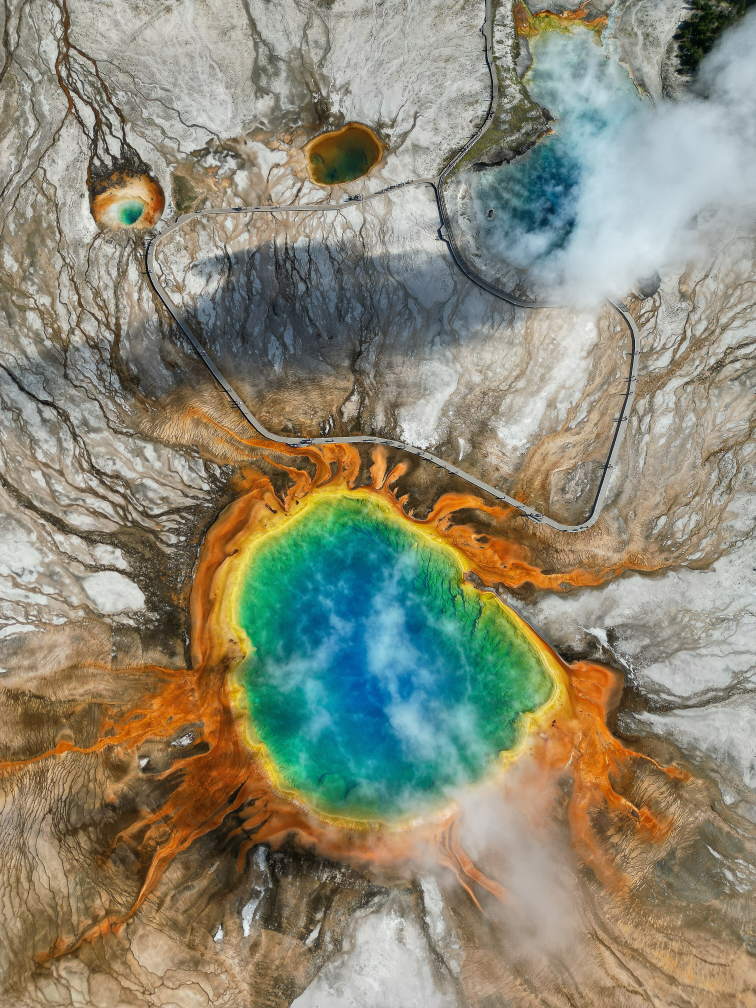
#> input picture 1.jpg, 3024 x 4032 px (shown at 1/4 size)
$ python making_border.py
#> lines starting #> are read from the running program, lines starting #| are printed output that depends on the picture
import cv2

img = cv2.imread('1.jpg')
#> img is the input picture: shape (4032, 3024, 3); mean B, G, R 117.1, 136.9, 139.8
img = cv2.resize(img,(500,500))
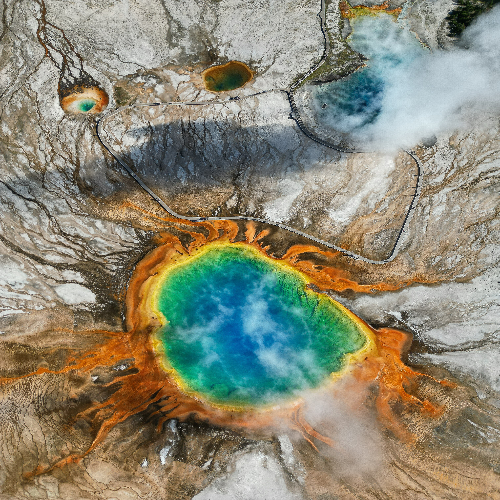
#> img: shape (500, 500, 3); mean B, G, R 116.9, 136.7, 139.6

#with the help of cv2.copyMakeBorder() function.
#it take parameters like(img,border_width*4,bordertype,val_brder)
#border woidth = top,bottom,right,left
img_border = cv2.copyMakeBorder(img,5,5,5,5,cv2.BORDER_CONSTANT,value=[213, 235, 52])
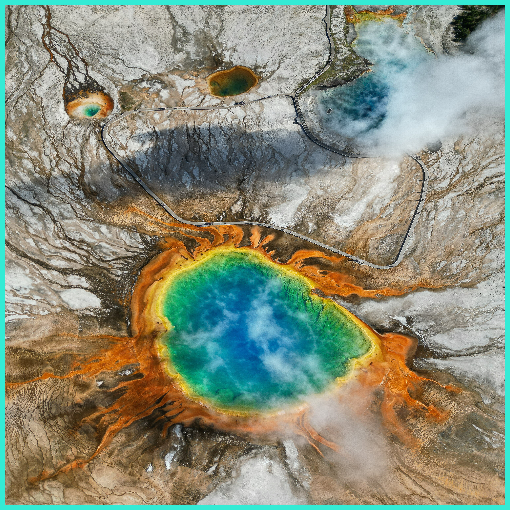
#> img_border: shape (510, 510, 3); mean B, G, R 120.7, 140.5, 136.2

cv2.imshow('img',img_border)

cv2.waitKey(0)
cv2.destroyAllWindows()

$ run again, with 0.jpg copied over 1.jpg
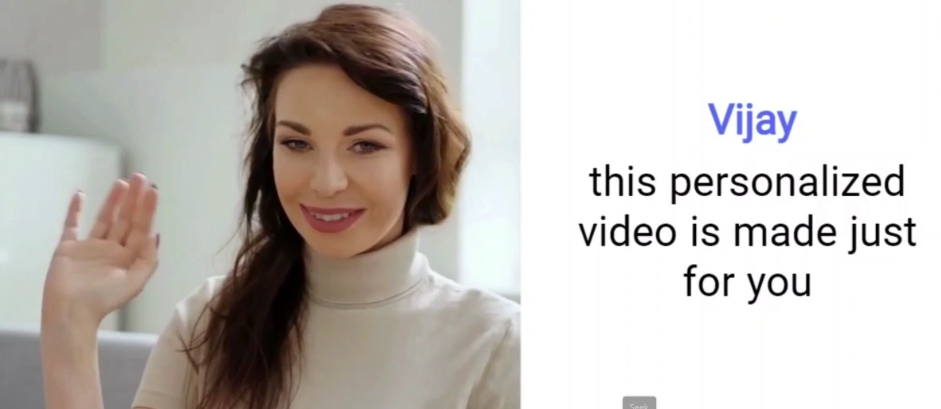
#> input picture 0.jpg, 1881 x 817 px (shown at 1/2 size)
#> img is the input picture: shape (817, 1881, 3); mean B, G, R 185.8, 190.6, 195.8
#> `img = cv2.resize(img,(500,500))`:
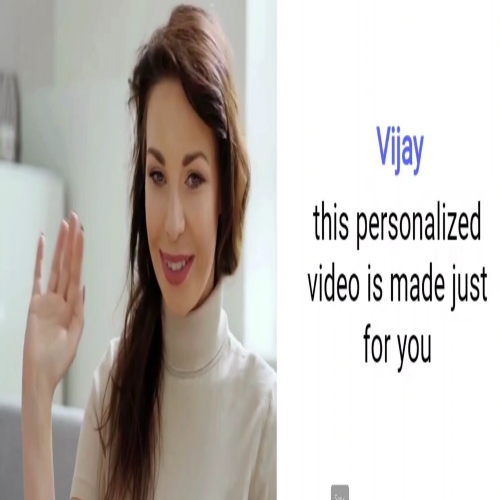
#> img: shape (500, 500, 3); mean B, G, R 185.8, 190.5, 195.8
#> `img_border = cv2.copyMakeBorder(img,5,5,5,5,cv2.BORDER_CONSTANT,value=..`:
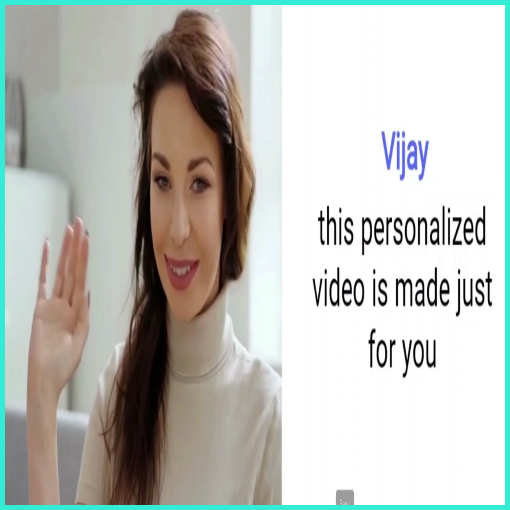
#> img_border: shape (510, 510, 3); mean B, G, R 186.8, 192.3, 190.2

$ run again, with Akshay.jpg copied over 1.jpg
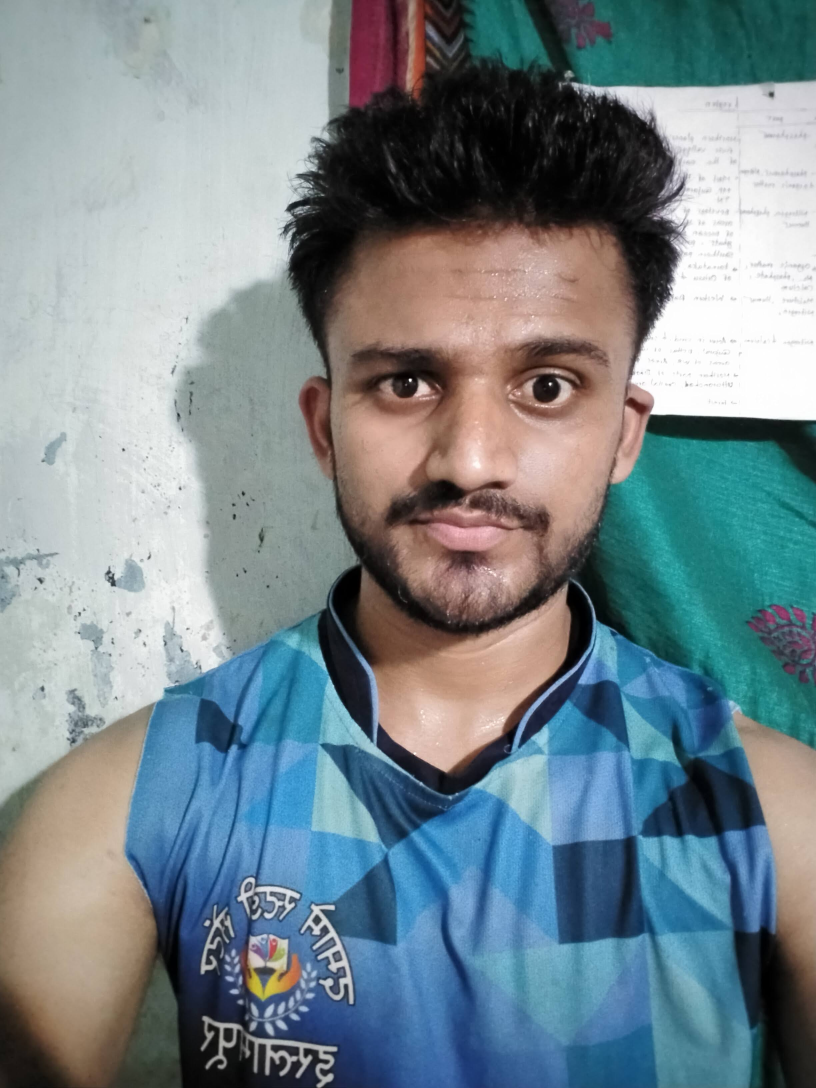
#> input picture Akshay.jpg, 2448 x 3264 px (shown at 1/3 size)
#> img is the input picture: shape (3264, 2448, 3); mean B, G, R 140.8, 134.5, 119
#> `img = cv2.resize(img,(500,500))`:
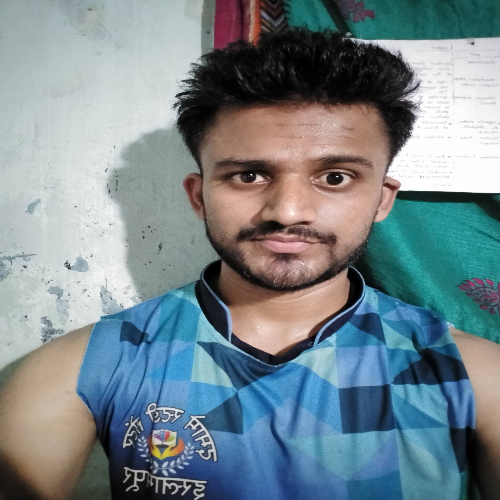
#> img: shape (500, 500, 3); mean B, G, R 140.8, 134.4, 118.9
#> `img_border = cv2.copyMakeBorder(img,5,5,5,5,cv2.BORDER_CONSTANT,value=..`:
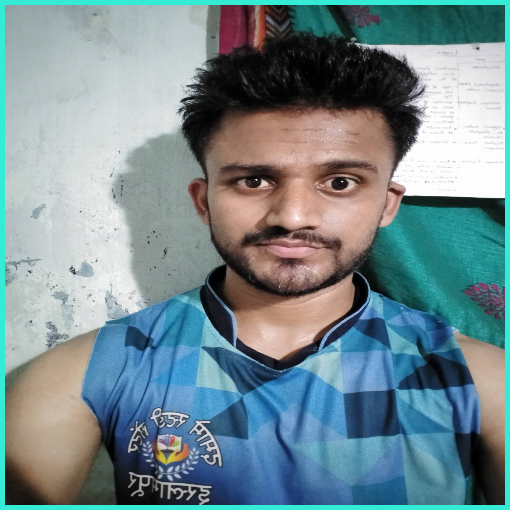
#> img_border: shape (510, 510, 3); mean B, G, R 143.6, 138.3, 116.3

$ run again, with cat.jpg copied over 1.jpg
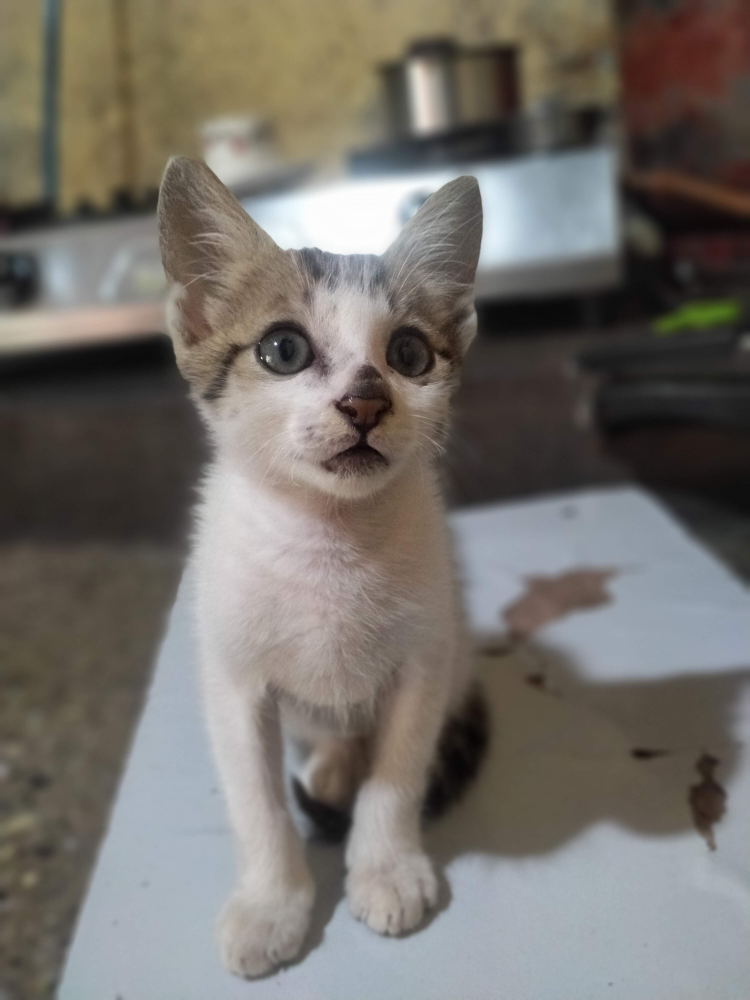
#> input picture cat.jpg, 3000 x 4000 px (shown at 1/4 size)
#> img is the input picture: shape (4000, 3000, 3); mean B, G, R 106.4, 112.2, 116.5
#> `img = cv2.resize(img,(500,500))`:
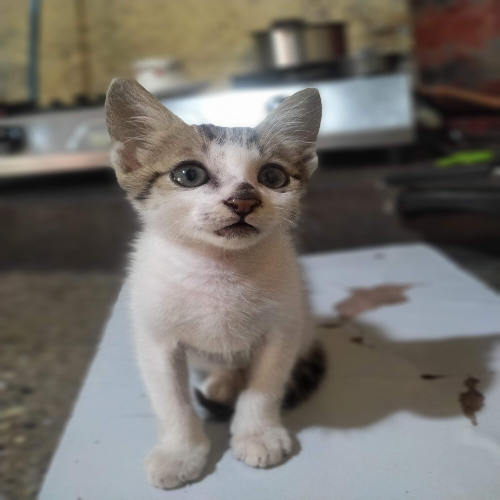
#> img: shape (500, 500, 3); mean B, G, R 106.6, 112.3, 116.6
#> `img_border = cv2.copyMakeBorder(img,5,5,5,5,cv2.BORDER_CONSTANT,value=..`:
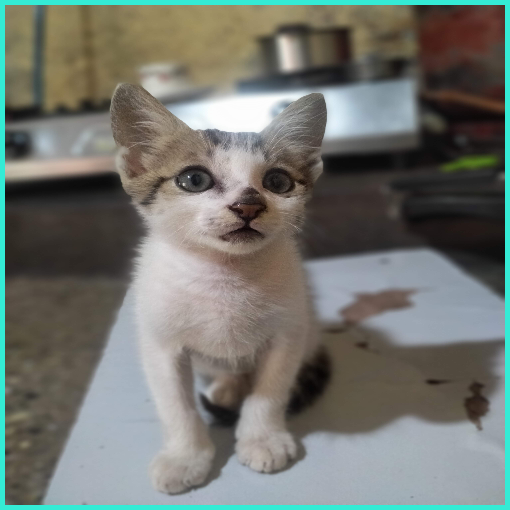
#> img_border: shape (510, 510, 3); mean B, G, R 110.7, 117, 114.1
